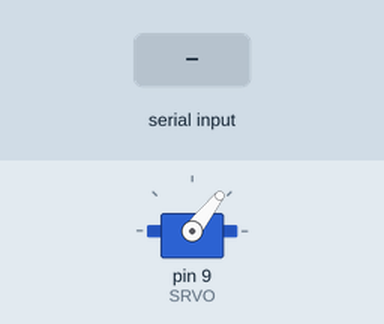
A sketch run on a simulated Arduino Uno, built with avr-gcc and run on an emulated ATmega328P. On the bench: servo. The test bench sets the inputs (shaded band).

Above: at 1.2 s.
1.3 s: "on\n" received over Serial
At 1.6 s:
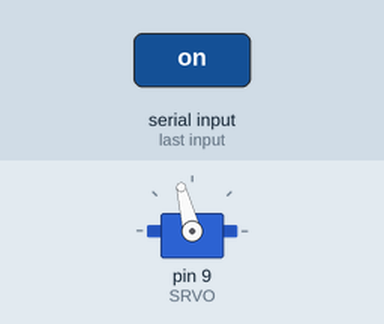
2.8 s: "off\n" received over Serial
At 3.9 s:
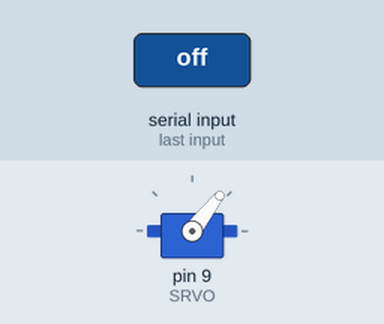
Timing chart, 0 to 5.8 s (numbered marks = the images above; inputs shaded):
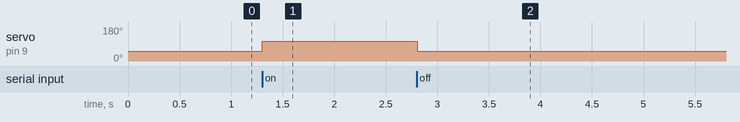

Measured:
- after the input at 1.3 s, servo on pin 9 (SRVO): 52° → 104° at once
- after the input at 2.8 s, servo on pin 9 (SRVO): 104° → 52° at once

The sketch:

arduino.ino
```cpp
#include <Servo.h>

#define POS_ON 104
#define POS_OFF 52
#define SRVO 9

Servo camera;


void setup()
{
    camera.attach(SRVO);
    setCameraState("off");
    Serial.begin(9600);
}

int setCameraState(String command) {
    if (command == "on") {
      camera.write(POS_ON);
    }
    if (command == "off") {
      camera.write(POS_OFF);
    }
    return 1;
}

void loop() {
   String command = Serial.readStringUntil('\n');
   setCameraState(command);
}
```
